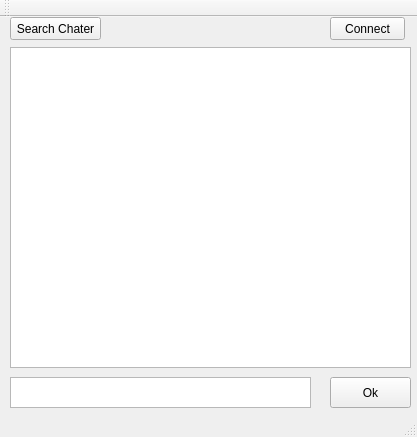
<?xml version="1.0" encoding="UTF-8"?>
<ui version="4.0">
 <class>MainWindow</class>
 <widget class="QMainWindow" name="MainWindow">
  <property name="geometry">
   <rect>
    <x>0</x>
    <y>0</y>
    <width>417</width>
    <height>437</height>
   </rect>
  </property>
  <property name="windowTitle">
   <string>MainWindow</string>
  </property>
  <widget class="QWidget" name="centralWidget">
   <widget class="QPushButton" name="sendButton">
    <property name="geometry">
     <rect>
      <x>330</x>
      <y>360</y>
      <width>81</width>
      <height>31</height>
     </rect>
    </property>
    <property name="text">
     <string>Ok</string>
    </property>
   </widget>
   <widget class="QPushButton" name="connectButton">
    <property name="geometry">
     <rect>
      <x>330</x>
      <y>0</y>
      <width>75</width>
      <height>23</height>
     </rect>
    </property>
    <property name="text">
     <string>Connect</string>
    </property>
    <property name="default">
     <bool>false</bool>
    </property>
   </widget>
   <widget class="QListWidget" name="listWidget">
    <property name="geometry">
     <rect>
      <x>10</x>
      <y>30</y>
      <width>401</width>
      <height>321</height>
     </rect>
    </property>
   </widget>
   <widget class="QPlainTextEdit" name="plainTextEdit">
    <property name="geometry">
     <rect>
      <x>10</x>
      <y>360</y>
      <width>301</width>
      <height>31</height>
     </rect>
    </property>
   </widget>
   <widget class="QPushButton" name="searcherButton">
    <property name="geometry">
     <rect>
      <x>10</x>
      <y>0</y>
      <width>91</width>
      <height>23</height>
     </rect>
    </property>
    <property name="text">
     <string>Search Chater</string>
    </property>
   </widget>
  </widget>
  <widget class="QToolBar" name="mainToolBar">
   <attribute name="toolBarArea">
    <enum>TopToolBarArea</enum>
   </attribute>
   <attribute name="toolBarBreak">
    <bool>false</bool>
   </attribute>
  </widget>
  <widget class="QStatusBar" name="statusBar"/>
 </widget>
 <layoutdefault spacing="6" margin="11"/>
 <resources/>
 <connections/>
</ui>
